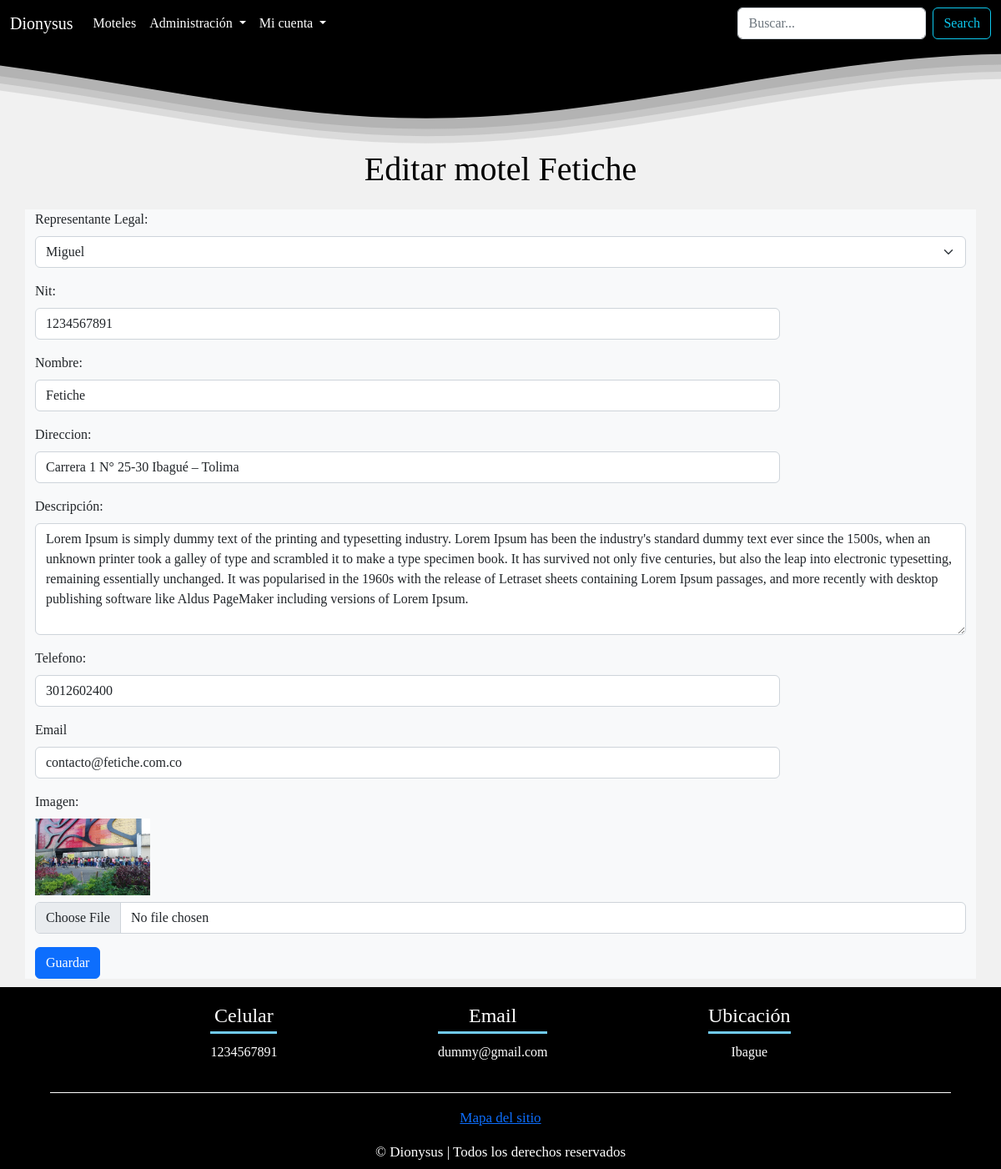
Page /motel/editar&id=101 (signed in) on the committed database.
### tables this page shows
CREATE TABLE `motel` (
  `id` int(255) NOT NULL,
  `documento_rpta` bigint(255) NOT NULL,
  `nit` int(255) NOT NULL,
  `nombre` varchar(100) NOT NULL,
  `direccion` varchar(255) DEFAULT NULL,
  `descripcion` text NOT NULL,
  `telefono` varchar(255) DEFAULT NULL,
  `email` varchar(255) DEFAULT NULL,
  `image` varchar(255) DEFAULT NULL
);

CREATE TABLE `representante_legal` (
  `id` bigint(255) NOT NULL,
  `documento_rpta` bigint(255) NOT NULL,
  `nombre_rpta` varchar(100) NOT NULL,
  `apellido_rpta` varchar(100) NOT NULL,
  `email_rpta` varchar(200) NOT NULL,
  `telefono_rpta` bigint(255) NOT NULL
);

### config/db.php (called while the page is built)
<?php
class Database {
    public static function connect() {
        $db = new mysqli('localhost','root','','dionysus');
        $db->query("SET NAMES 'utf8'");
        return $db;
    }
}

### models/motel.php (called while the page is built, shortened)
<?php
class motel {
    private $id;
    private $db;
    public function __construct() {
        $this->db = Database::connect();
    }
    function getId() {
        return $this->id;
    }
    function setId($id): void {
        $this->id = $id;
    }
    public function getOne() {
        $motel = $this->db->query("SELECT * FROM motel WHERE id = {$this->getId()}");
        return $motel->fetch_object();
    }
}

### helpers/utils.php (called while the page is built, shortened)
<?php
class Utils {
    public static function showRepresentantes() {
        require_once 'models/representante.php';
        $rpta = new representante();
        $rptas = $rpta->getAll();
        return $rptas;
    }
}

### models/representante.php (called while the page is built, shortened)
<?php
class representante {
    private $db;
    function __construct() {
        $this->db = Database::connect();
    }
    public function getAll() {
        $representantes = $this->db->query("SELECT * FROM representante_legal");
        return $representantes;
    }
}

### views/motel/crear.php (the view)
<?php if (isset($edit) && isset($mot) && is_object($mot)) : ?>
    <h1>Editar motel <?= $mot->nombre ?></h1>
    <?php $url_action = base_url . "motel/save&id=" . $mot->id; ?>
<?php else: ?>
    <h1>Agregar Motel</h1>
    <?php $url_action = base_url . "motel/save"; ?>
<?php endif; ?>
<form action="<?= $url_action ?>" method="POST" enctype="multipart/form-data">
    <div class="container bg-light">
        <div class="mb-3 col-xs-3">
            <label for="rpta" class="form-label">Representante Legal: </label>
            <?php $rptas = Utils::showRepresentantes(); ?>
            <select name="rpta" class="form-select">
                <?php while ($rpt = $rptas->fetch_object()): ?>
                    <option value="<?= $rpt->id ?>" <?= isset($mot) && is_object($mot) && $rpt->id == $mot->documento_rpta ? 'selected' : ''; ?>>
                        <?= $rpt->nombre_rpta ?>
                    </option>
                <?php endwhile; ?>
            </select>
        </div>
        <div class="mb-3 col-xs-3">
            <label for="nit" class="form-label">Nit: </label>
            <input type="text" class="form-control" name="nit" value="<?= isset($mot) && is_object($mot) ? $mot->nit : ''; ?>" required />
        </div>
        <div class="mb-3 col-xs-3">
            <label for="nombre" class="form-label">Nombre: </label>
            <input type="text" class="form-control" name="nombre" value="<?= isset($mot) && is_object($mot) ? $mot->nombre : ''; ?>" required />
        </div>
        <div class="mb-3 col-xs-3">
            <label for="direccion" class="form-label">Direccion: </label>
            <input type="text" class="form-control" name="direccion" value="<?= isset($mot) && is_object($mot) ? $mot->direccion : ''; ?>" required />
        </div>
        <div class="mb-3 col-xs-3">
            <label for="descripcion" class="form-label">Descripción: </label>
            <textarea class="form-control" name="descripcion" rows="5"><?= isset($mot) && is_object($mot) ? $mot->descripcion : ''; ?></textarea>
        </div>
        <div class="mb-3 col-xs-3">
            <label for="telefono" class="form-label">Telefono: </label>
            <input type="tel" class="form-control" name="telefono" value="<?= isset($mot) && is_object($mot) ? $mot->telefono : ''; ?>" required />
        </div>
        <div class="mb-3 col-xs-3">
            <label for="email" class="form-label">Email</label>
            <input type="email" class="form-control" name="email" value="<?= isset($mot) && is_object($mot) ? $mot->email : ''; ?>" required />
        </div>
        <div class="mb-3 col-xs-3">
            <label for="imagen" class="form-label">Imagen: </label>
            <?php if (isset($mot) && is_object($mot) && !empty($mot->image)): ?>
                <img src="<?= base_url ?>uploads/images/motel/<?= $mot->image ?>" class="thumb"/>
            <?php endif; ?>
            <input class="form-control my-2" type="file" name="imagen"/>
        </div>
        <button type="submit" class="btn btn-primary">Guardar</button>
    </div>
</form>

### assets/css/style.css (style rules this page uses)
* { margin: 0; padding: 0; box-sizing: border-box; }
body { font-family: 'Cardo', serif; position: relative; padding-bottom: 218.58px; min-height: 100vh; display:flex; flex-direction: column; background-color: #f1f1f1 }
.thumb { width: 138px; }
.content h1 { margin: 0 0 2%; color: #000000; text-align: center; }
::placeholder { color: #1b1b1bbb; }
label, input[type="text"], input[type="password"], input[type="email"], input[type="tel"], select, textarea { display: block; width: 80%; margin-top: 2px; margin-bottom: 2px; }

### rows in the picture
motel: nombre "Fetiche", rpta "Miguel", nit "1234567891", direccion "Carrera 1 N° 25-30 Ibagué – Tolima", descripcion "Lorem Ipsum is simply dummy text of the printing and typesetting industry. Lorem Ipsum has been the industry's standard dummy text ever since the 1500s, when an unknown printer took a galley of type and scrambled it to make a type specimen book. It has survived not only five centuries, but also the leap into electronic typesetting, remaining essentially unchanged. It was popularised in the 1960s with the release of Letraset sheets containing Lorem Ipsum passages, and more recently with desktop publishing software like Aldus PageMaker including versions of Lorem Ipsum.", telefono "3012602400", email "contacto@fetiche.com.co", image (picture)
